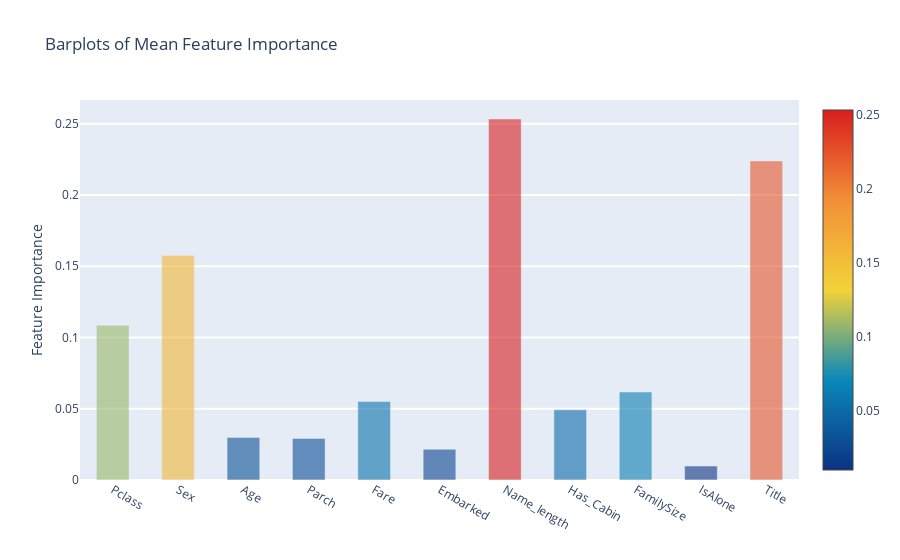

The notebook cell this image was saved under:
### Code cell
y = feature_dataframe['mean'].values
x = feature_dataframe['features'].values
data = [go.Bar(
            x= x,
             y= y,
            width = 0.5,
            marker=dict(
               color = feature_dataframe['mean'].values,
            colorscale='Portland',
            showscale=True,
            reversescale = False
            ),
            opacity=0.6
        )]

layout= go.Layout(
    autosize= True,
    title= 'Barplots of Mean Feature Importance',
    hovermode= 'closest',
#     xaxis= dict(
#         title= 'Pop',
#         ticklen= 5,
#         zeroline= False,
#         gridwidth= 2,
#     ),
    yaxis=dict(
        title= 'Feature Importance',
        ticklen= 5,
        gridwidth= 2
    ),
    showlegend= False
)
fig = go.Figure(data=data, layout=layout)
py.iplot(fig, filename='bar-direct-labels')

### Figure 1 — Plotly figure (JSON) as saved in the notebook; plotly's stock layout.template omitted (floating-point values rounded to 4 significant figures)
{"data": [{"marker": {"color": [0.1086, 0.1576, 0.02979, 0.02919, 0.05511, 0.0216, 0.2534, 0.04925, 0.06173, 0.009814, 0.2239], "colorscale": [[0, "rgb(12,51,131)"], [0.25, "rgb(10,136,186)"], [0.5, "rgb(242,211,56)"], [0.75, "rgb(242,143,56)"], [1, "rgb(217,30,30)"]], "reversescale": false, "showscale": true}, "opacity": 0.6, "type": "bar", "width": 0.5, "x": ["Pclass", "Sex", "Age", "Parch", "Fare", "Embarked", "Name_length", "Has_Cabin", "FamilySize", "IsAlone", "Title"], "y": [0.1086, 0.1576, 0.02979, 0.02919, 0.05511, 0.0216, 0.2534, 0.04925, 0.06173, 0.009814, 0.2239]}], "layout": {"autosize": true, "hovermode": "closest", "showlegend": false, "title": {"text": "Barplots of Mean Feature Importance"}, "yaxis": {"gridwidth": 2, "ticklen": 5, "title": {"text": "Feature Importance"}}}}
